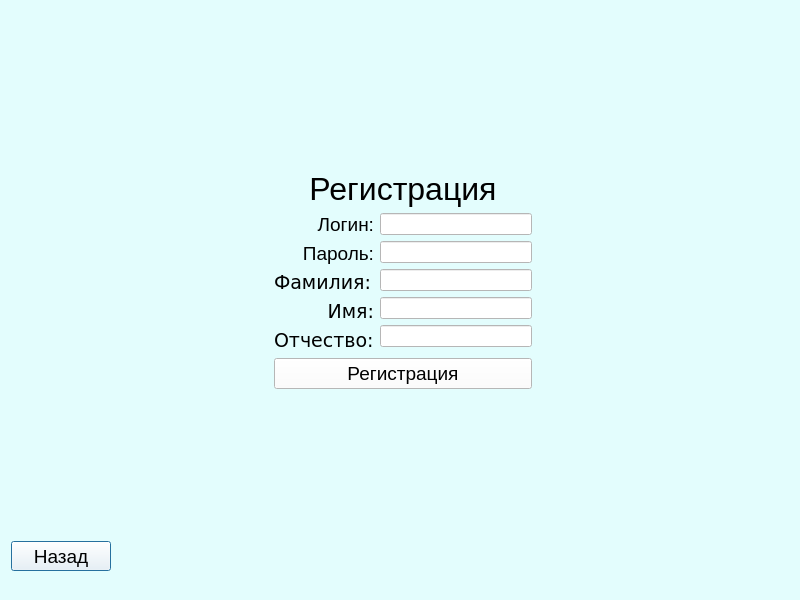
<?xml version="1.0" encoding="UTF-8"?>
<ui version="4.0">
 <class>Register</class>
 <widget class="QDialog" name="Register">
  <property name="geometry">
   <rect>
    <x>0</x>
    <y>0</y>
    <width>800</width>
    <height>600</height>
   </rect>
  </property>
  <property name="windowTitle">
   <string>Регистрация</string>
  </property>
  <property name="layoutDirection">
   <enum>Qt::LeftToRight</enum>
  </property>
  <property name="styleSheet">
   <string notr="true">background-color: rgb(227,253,253);</string>
  </property>
  <layout class="QGridLayout" name="gridLayout">
   <item row="3" column="1">
    <spacer name="verticalSpacer_2">
     <property name="orientation">
      <enum>Qt::Vertical</enum>
     </property>
     <property name="sizeHint" stdset="0">
      <size>
       <width>20</width>
       <height>40</height>
      </size>
     </property>
    </spacer>
   </item>
   <item row="1" column="0">
    <spacer name="verticalSpacer_3">
     <property name="orientation">
      <enum>Qt::Vertical</enum>
     </property>
     <property name="sizeHint" stdset="0">
      <size>
       <width>20</width>
       <height>40</height>
      </size>
     </property>
    </spacer>
   </item>
   <item row="0" column="0">
    <spacer name="horizontalSpacer_2">
     <property name="orientation">
      <enum>Qt::Horizontal</enum>
     </property>
     <property name="sizeHint" stdset="0">
      <size>
       <width>40</width>
       <height>20</height>
      </size>
     </property>
    </spacer>
   </item>
   <item row="0" column="2">
    <spacer name="horizontalSpacer">
     <property name="orientation">
      <enum>Qt::Horizontal</enum>
     </property>
     <property name="sizeHint" stdset="0">
      <size>
       <width>40</width>
       <height>20</height>
      </size>
     </property>
    </spacer>
   </item>
   <item row="3" column="0">
    <widget class="QPushButton" name="pushButton">
     <property name="maximumSize">
      <size>
       <width>100</width>
       <height>30</height>
      </size>
     </property>
     <property name="font">
      <font>
       <family>Arial</family>
       <pointsize>14</pointsize>
      </font>
     </property>
     <property name="styleSheet">
      <string notr="true">background-color: rgb(255, 255, 255);</string>
     </property>
     <property name="text">
      <string>Назад</string>
     </property>
    </widget>
   </item>
   <item row="0" column="1">
    <layout class="QVBoxLayout" name="verticalLayout_4">
     <property name="topMargin">
      <number>120</number>
     </property>
     <item>
      <spacer name="verticalSpacer">
       <property name="orientation">
        <enum>Qt::Vertical</enum>
       </property>
       <property name="sizeHint" stdset="0">
        <size>
         <width>20</width>
         <height>40</height>
        </size>
       </property>
      </spacer>
     </item>
     <item>
      <widget class="QLabel" name="HeaderLabel">
       <property name="font">
        <font>
         <family>Arial</family>
         <pointsize>24</pointsize>
        </font>
       </property>
       <property name="text">
        <string>Регистрация</string>
       </property>
       <property name="alignment">
        <set>Qt::AlignCenter</set>
       </property>
      </widget>
     </item>
     <item>
      <layout class="QVBoxLayout" name="verticalLayout_3">
       <item>
        <layout class="QHBoxLayout" name="horizontalLayout">
         <item>
          <layout class="QVBoxLayout" name="verticalLayout">
           <item>
            <widget class="QLabel" name="LoginLabel">
             <property name="font">
              <font>
               <family>Arial</family>
               <pointsize>14</pointsize>
              </font>
             </property>
             <property name="layoutDirection">
              <enum>Qt::LeftToRight</enum>
             </property>
             <property name="text">
              <string>Логин:</string>
             </property>
             <property name="alignment">
              <set>Qt::AlignRight|Qt::AlignTrailing|Qt::AlignVCenter</set>
             </property>
            </widget>
           </item>
           <item>
            <widget class="QLabel" name="PasswordLabel">
             <property name="font">
              <font>
               <family>Arial</family>
               <pointsize>14</pointsize>
              </font>
             </property>
             <property name="layoutDirection">
              <enum>Qt::LeftToRight</enum>
             </property>
             <property name="text">
              <string>Пароль:</string>
             </property>
             <property name="alignment">
              <set>Qt::AlignRight|Qt::AlignTrailing|Qt::AlignVCenter</set>
             </property>
            </widget>
           </item>
           <item>
            <widget class="QLabel" name="label">
             <property name="font">
              <font>
               <family>Verdana</family>
               <pointsize>14</pointsize>
              </font>
             </property>
             <property name="text">
              <string>Фамилия:</string>
             </property>
            </widget>
           </item>
           <item>
            <widget class="QLabel" name="label_2">
             <property name="font">
              <font>
               <family>Verdana</family>
               <pointsize>14</pointsize>
              </font>
             </property>
             <property name="text">
              <string>Имя:</string>
             </property>
             <property name="alignment">
              <set>Qt::AlignRight|Qt::AlignTrailing|Qt::AlignVCenter</set>
             </property>
            </widget>
           </item>
           <item>
            <widget class="QLabel" name="label_3">
             <property name="font">
              <font>
               <family>Verdana</family>
               <pointsize>14</pointsize>
              </font>
             </property>
             <property name="text">
              <string>Отчество:</string>
             </property>
            </widget>
           </item>
          </layout>
         </item>
         <item>
          <layout class="QVBoxLayout" name="verticalLayout_2">
           <item>
            <widget class="QLineEdit" name="Login">
             <property name="styleSheet">
              <string notr="true">background-color: rgb(255, 255, 255);</string>
             </property>
            </widget>
           </item>
           <item>
            <widget class="QLineEdit" name="Password">
             <property name="styleSheet">
              <string notr="true">background-color: rgb(255, 255, 255);</string>
             </property>
            </widget>
           </item>
           <item>
            <widget class="QLineEdit" name="Surname">
             <property name="styleSheet">
              <string notr="true">background-color: rgb(255, 255, 255);</string>
             </property>
            </widget>
           </item>
           <item>
            <widget class="QLineEdit" name="Name">
             <property name="styleSheet">
              <string notr="true">background-color: rgb(255, 255, 255);</string>
             </property>
            </widget>
           </item>
           <item>
            <widget class="QLineEdit" name="Patronymic">
             <property name="styleSheet">
              <string notr="true">background-color: rgb(255, 255, 255);</string>
             </property>
            </widget>
           </item>
          </layout>
         </item>
        </layout>
       </item>
       <item>
        <widget class="QPushButton" name="RegistrationBtn">
         <property name="font">
          <font>
           <family>Arial</family>
           <pointsize>14</pointsize>
          </font>
         </property>
         <property name="styleSheet">
          <string notr="true">background-color: rgb(255, 255, 255);</string>
         </property>
         <property name="text">
          <string>Регистрация</string>
         </property>
        </widget>
       </item>
      </layout>
     </item>
    </layout>
   </item>
   <item row="2" column="0">
    <spacer name="verticalSpacer_4">
     <property name="orientation">
      <enum>Qt::Vertical</enum>
     </property>
     <property name="sizeHint" stdset="0">
      <size>
       <width>20</width>
       <height>40</height>
      </size>
     </property>
    </spacer>
   </item>
  </layout>
 </widget>
 <resources/>
 <connections/>
</ui>
